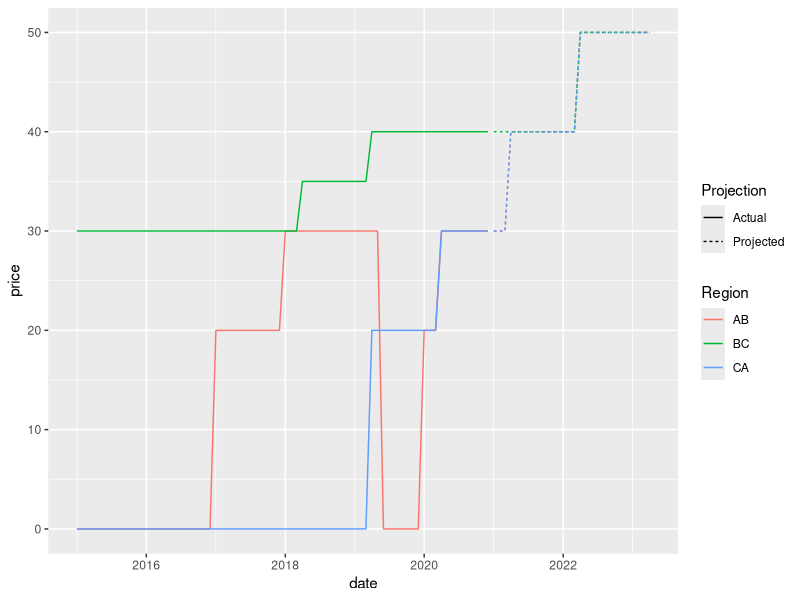

Write R code to recreate this figure.
library(tidyverse)
library(lubridate)

n<-length(c(2015:2023))

dates<-tibble( year = rep(c(2015:2023),12),
               month = c(rep("01",n),
                         rep("02",n),
                         rep("03",n),
                         rep("04",n),
                         rep("05",n),
                         rep("06",n),
                         rep("07",n),
                         rep("08",n),
                         rep("09",n),
                         rep("10",n),
                         rep("11",n),
                         rep("12",n)),
               day="01") %>%
  unite(date,sep="-") %>%
  mutate(date = ymd(date) ) %>%
  filter(date<="2023-04-01")



  
  df<-dates %>%
  mutate( BC=30,
          BC=ifelse(date>"2018-03-01",35,BC),
          BC=ifelse((date>"2019-03-01"& date<="2022-04-01"),40,BC),
          BC=ifelse((date>="2022-04-01"& date<="2023-04-01"),50,BC),
          
          
          AB=0,
          AB=ifelse((date>="2017-01-01"& date<"2018-01-01"),20,AB),
          AB=ifelse((date>="2018-01-01"& date<"2019-06-01"),30,AB),
          AB=ifelse((date>="2020-01-01"& date<"2020-04-01"),20,AB),
          AB=ifelse((date>="2020-04-01"& date<"2021-04-01"),30,AB),
          AB=ifelse((date>="2021-04-01"& date<"2022-04-01"),40,AB),
          AB=ifelse((date>="2022-04-01"& date<="2023-04-01"),50,AB),
          CA=0,
          CA=ifelse((date>="2019-04-01"& date<"2020-04-01"),20,CA),
          CA=ifelse((date>="2020-04-01"& date<"2021-04-01"),30,CA),
          CA=ifelse((date>="2021-04-01"& date<"2022-04-01"),40,CA),
          CA=ifelse((date>="2022-04-01"& date<="2023-04-01"),50,CA)
            ) 
    

df<-  df %>%
    pivot_longer(BC:CA,names_to="Region",values_to="price") %>%
    mutate(Projection="Actual",
           Projection=ifelse(date>="2021-01-01","Projected",Projection)
           )
df %>%
ggplot(aes(color=Region))+
  geom_line(aes(date,price,linetype=Projection))

saveRDS(df,"canada.RDA")
  
